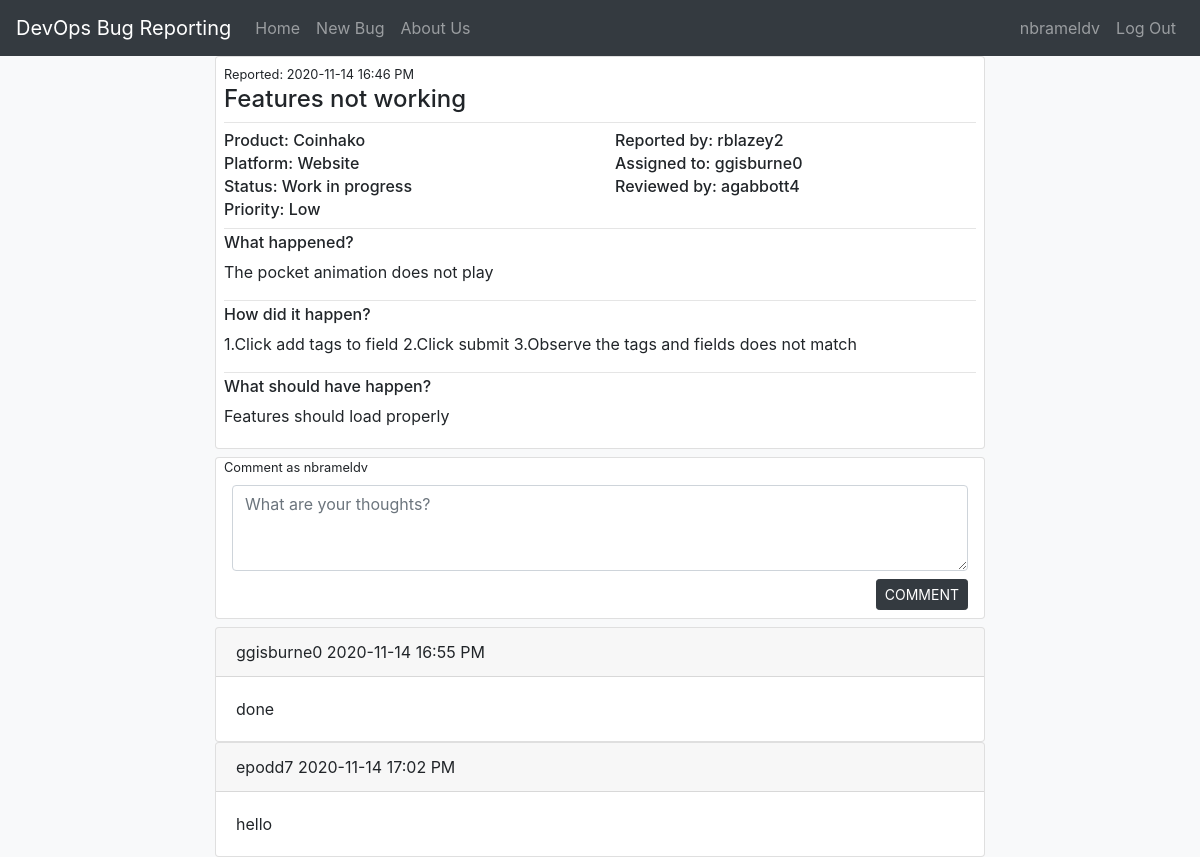
The app's page /bug/1 (signed in) with its own data.
### devops/models.py (models this page shows, shortened)
class User(db.Model, UserMixin):
    id = db.Column(db.Integer, primary_key=True)
    username = db.Column(db.String(20), unique=True, nullable=False)
    email = db.Column(db.String(120), unique=True, nullable=False)
    password = db.Column(db.String(60), nullable=False)
    role = db.Column(db.String(20), nullable=False)
    bugs = db.relationship('Bug', primaryjoin="User.id==Bug.user_id", backref="author")
    assigned_to = db.relationship('Bug', primaryjoin="User.id==Bug.developer_id", backref="assigned_to")
    reviewed_by = db.relationship('Bug', primaryjoin="User.id==Bug.reviewer_id", backref="reviewed_by")

class Bug(db.Model):
    id = db.Column(db.Integer, primary_key=True)
    summary = db.Column(db.String(200), nullable=False)
    date_posted = db.Column(db.DateTime, nullable=False, default=local_time(datetime.utcnow()))
    product = db.Column(db.String(50), nullable=False)
    platform = db.Column(db.String(50), nullable=False)
    whatHappen = db.Column(db.Text, nullable=False)
    howHappen = db.Column(db.Text, nullable=False)
    shouldHappen = db.Column(db.Text, nullable=False)
    status = db.Column(db.String(20), nullable=False)
    priority = db.Column(db.String(10), nullable=False)
    user_id = db.Column(db.Integer, db.ForeignKey('user.id'), nullable=False)
    developer_id = db.Column(db.Integer, db.ForeignKey('user.id'), nullable=True)
    reviewer_id = db.Column(db.Integer, db.ForeignKey('user.id'), nullable=True)
    user = db.relationship("User", foreign_keys=[user_id])
    developer = db.relationship("User", foreign_keys=[developer_id])
    reviewer = db.relationship("User", foreign_keys=[reviewer_id])
    comments = db.relationship('Comment', primaryjoin="Bug.id==Comment.bug_id", backref="Comment")

class Comment(db.Model):
    id = db.Column(db.Integer, primary_key=True)
    comment = db.Column(db.Text, nullable=False)
    bug_id = db.Column(db.Integer, db.ForeignKey('bug.id'), nullable=False)
    username = db.Column(db.String(20), nullable=False)
    date_posted = db.Column(db.DateTime, nullable=False, default=local_time(datetime.utcnow()))
    bug = db.relationship("Bug", foreign_keys=[bug_id])

### devops/routes.py (the view)
@app.route("/bug/<int:bug_id>")
@login_required
def bug(bug_id):
    bug = Bug.query.get_or_404(bug_id)
    comments = Comment.query.filter_by(bug_id=bug_id).all()
    return render_template('content/bug.html', title=bug.summary, bug=bug, comments=comments)

### devops/models.py (called while the page is built)
@login_manager.user_loader
def load_user(user_id):
   return User.query.get(int(user_id))

### devops/templates/content/bug.html (shortened to what this page needs)
{% extends "layout.html" %}
{% block content %}
<body class="bg-light">
    <div class="col-md-8 mx-auto">
      <div class="card">
        <div class="mx-2 my-1">
          <small>Reported: {{ bug.date_posted.strftime('%Y-%m-%d %H:%M %p') }}</small>
          <h4>{{ bug.summary }}</h4>
          <hr class="mx-0 my-1"></hr>
          <div class="row">
            <div class="col-md-6">
              <div><h6 class="mx-0 my-1">Product: {{ bug.product }}</h6></div>
              <div><h6 class="mx-0 my-1">Platform: {{ bug.platform }}</h6></div>
              <div><h6 class="mx-0 my-1">Status: {{ bug.status }}</h6></div>
              <div><h6 class="mx-0 my-1">Priority: {{ bug.priority }}</h6></div>
            </div>
            <div class="col-md-6">
              <div><h6 class="mx-0 my-1">Reported by: {{ bug.author.username }}</h6></div>
              <div><h6 class="mx-0 my-1">Assigned to: {{ bug.assigned_to.username }}</h6></div>
              <div><h6 class="mx-0 my-1">Reviewed by: {{ bug.reviewed_by.username }}</h6></div>
            </div>
          </div>
          <hr class="mx-0 my-1"></hr>
          <h6>What happened?</h6>
          <p> {{  bug.whatHappen }} </p>
          <hr class="mx-0 my-1"></hr>
          <h6>How did it happen?</h6>
          <p> {{  bug.howHappen }} </p>
          <hr class="mx-0 my-1"></hr>
          <h6>What should have happen?</h6>
          <p> {{  bug.shouldHappen }} </p>
        </div>
      </div>
      <div class="card my-2">
        <small class="mx-2">Comment as {{ current_user.username }}</small>
        <div class="mx-2 my-1">
          <form action="{{ url_for('post_comment', bug_id=bug.id) }}" method="POST">
            <div class="form-group mx-2 my-1">
              <textarea class="form-control" name="comment" id="comment" placeholder="What are your thoughts?" rows="3"></textarea>
            </div>
            <div class="pull-right mr-2 my-1">
              <input class="btn btn-dark btn-sm" type="submit" value="COMMENT">
            </div>
          </form>
        </div>
      </div>
      {% for comment in comments %}
      <div class="card">
        <div class="card-header">
          {{ comment.username }}
          {{ comment.date_posted.strftime('%Y-%m-%d %H:%M %p') }}
        </div>
        <div class="card-body">
          {{ comment.comment }}
        </div>
      </div>
      {% endfor %}
    </div>
</body>
{% endblock content %}

### devops/templates/layout.html (shortened to what this page needs)
<!DOCTYPE html>
<html>
<head>
    <link rel="stylesheet" type="text/css" href="{{ url_for('static', filename='css/bootstrap.min.css') }}">
    <link rel="stylesheet" href="https://cdnjs.cloudflare.com/ajax/libs/font-awesome/4.7.0/css/font-awesome.min.css">
    <link rel="stylesheet" href="https://cdn.datatables.net/1.10.22/js/dataTables.bootstrap4.min.js">
    <link rel="stylesheet" href="https://cdn.datatables.net/1.10.22/css/dataTables.bootstrap4.min.css">
</head>
<body>
  <header class="site-header">
    <nav class="navbar navbar-expand-md navbar-dark bg-dark">
        <a class="navbar-brand" href="/">DevOps Bug Reporting</a>
        <div class="collapse navbar-collapse" id="navbarsExample02">
          <div class="navbar-nav mr-auto">
            <a class="nav-item nav-link" href="{{ url_for('home') }}">Home</a>
            <a class="nav-item nav-link" href="{{ url_for('newbug') }}">New Bug</a>
            <a class="nav-item nav-link" href="{{ url_for('aboutus') }}">About Us</a>
          </div>
          <div class="navbar-nav">
            {% if current_user.is_authenticated %}
            <a class="nav-item nav-link" href="#">{{ current_user.username }}</a>
            <a class="nav-item nav-link" href="{{ url_for('logout') }}">Log Out</a>
            {% else %}
            <a class="nav-item nav-link" href="{{ url_for('register') }}">Register</a>
            <a class="nav-item nav-link" href="{{ url_for('login') }}">Log In</a>
            {% endif %}
          </div>
        </div>
    </nav>
  </header>
  <main role="main">
    {% block content %}{% endblock %}
  </main>
</body>
</html>

### records on screen
User: username "nbrameldv"
Bug: date_posted "2020-11-14 16:46 PM", summary "Features not working", product "Coinhako", platform "Website", status "Work in progress", priority "Low", whatHappen "The pocket animation does not play", howHappen "1.Click add tags to field 2.Click submit 3.Observe the tags and fields does not match", shouldHappen "Features should load properly"
User: author.username "rblazey2"
User: assigned_to.username "ggisburne0"
User: reviewed_by.username "agabbott4"
Comment: username "ggisburne0", date_posted "2020-11-14 16:55 PM", comment "done"
Comment: username "epodd7", date_posted "2020-11-14 17:02 PM", comment "hello"
